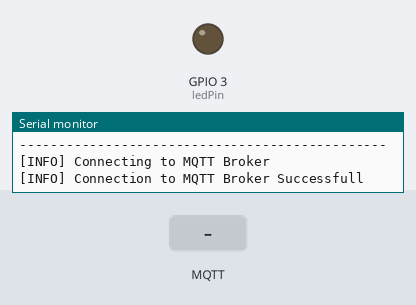
Bench run of a sketch on a simulated ESP32. On the bench: output pins drawn as LEDs (lit = HIGH), the last lines printed to the serial monitor. The test bench sets the inputs (shaded band). WiFi joins after 1.5 s; servers stay silent unless stated; no MQTT or app messages arrive unless stated.

Above: at 3.0 s.
3.1 s: MQTT message "LOW" arrives on the first subscribed topic
At 4.3 s:
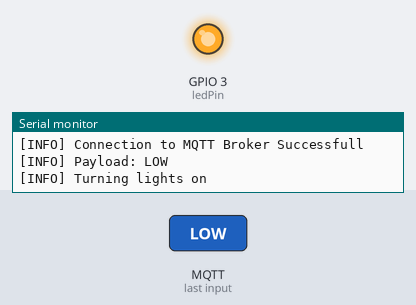
4.6 s: MQTT message "ON" arrives on the first subscribed topic
At 5.5 s:
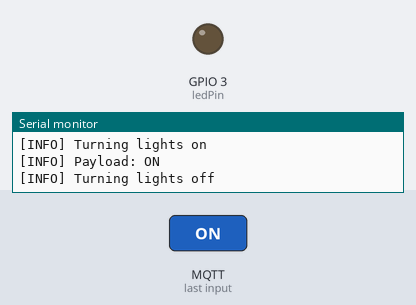
Timing chart, 0 to 7.6 s (numbered marks = the images above; inputs shaded):
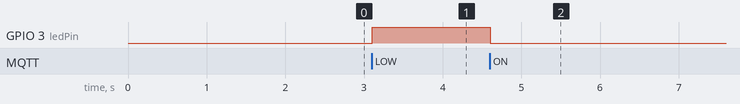

The sketch:

LightingControlDevice.ino
```cpp
/***************************************************************************
 * Sketch Name: M2M Lighting Control Device
 * Description: This sketch illustrates how multiple Arduino devices can
                work together without any human intervention, this sketch
                subcsribes to an MQTT broker which receives messages from
                other Arduino devices monitoring light level
 * Created On:  March 01, 2016
 * Author:      Adeel Javed
 * Book:        Building Arduino Projects for the Internet of Things
 * Chapter:     Chapter 11 - IoT Patterns: Machine to Machine
 * Website:     http://codifythings.com
 **************************************************************************/

/***************************************************************************
 * External Libraries
 **************************************************************************/

#include <SPI.h>
#include <WiFi.h>
#include <PubSubClient.h>

/***************************************************************************
 * Internet Connectivity Setup - Variables & Functions
 **************************************************************************/

char ssid[] = "YOUR_SSID";        // Network SSID (name)
char pass[] = "YOUR_PASSWORD";    // Network Password (use for WPA,
                                  // or use as key for WEP)

int keyIndex = 0;                 // Network Key Index Number
                                  // (needed only for WEP)

int status = WL_IDLE_STATUS;

WiFiClient client;

void connectToInternet()
{
  status = WiFi.status();

  // Check for the presence of the shield
  if (status == WL_NO_SHIELD)
  {
    Serial.println("[ERROR] WiFi Shield Not Present");
    // Do nothing
    while (true);
  }

  // Attempt to connect to WPA/WPA2 Wifi network
  while ( status != WL_CONNECTED)
  {
    Serial.print("[INFO] Attempting Connection - WPA SSID: ");
    Serial.println(ssid);

    status = WiFi.begin(ssid, pass);
  }

  // Connection successful
  Serial.print("[INFO] Connection Successful");
  Serial.print("");
  printConnectionInformation();
  Serial.println("-----------------------------------------------");
  Serial.println("");
}

void printConnectionInformation()
{
  // Print Network SSID
  Serial.print("[INFO] SSID: ");
  Serial.println(WiFi.SSID());

  // Print Router's MAC address
  byte bssid[6];
  WiFi.BSSID(bssid);
  Serial.print("[INFO] BSSID: ");
  Serial.print(bssid[5], HEX);
  Serial.print(":");
  Serial.print(bssid[4], HEX);
  Serial.print(":");
  Serial.print(bssid[3], HEX);
  Serial.print(":");
  Serial.print(bssid[2], HEX);
  Serial.print(":");
  Serial.print(bssid[1], HEX);
  Serial.print(":");
  Serial.println(bssid[0], HEX);

  // Print received signal strength
  long rssi = WiFi.RSSI();
  Serial.print("[INFO] Signal Strength (RSSI): ");
  Serial.println(rssi);

  // Print encryption type
  byte encryption = WiFi.encryptionType();
  Serial.print("[INFO] Encryption Type: ");
  Serial.println(encryption, HEX);

  // Print WiFi Shield's IP address
  IPAddress ip = WiFi.localIP();
  Serial.print("[INFO] IP Address: ");
  Serial.println(ip);

  // Print MAC address
  byte mac[6];
  WiFi.macAddress(mac);
  Serial.print("[INFO] MAC Address: ");
  Serial.print(mac[5], HEX);
  Serial.print(":");
  Serial.print(mac[4], HEX);
  Serial.print(":");
  Serial.print(mac[3], HEX);
  Serial.print(":");
  Serial.print(mac[2], HEX);
  Serial.print(":");
  Serial.print(mac[1], HEX);
  Serial.print(":");
  Serial.println(mac[0], HEX);
}

/***************************************************************************
 * Data Subscribe - Variables & Functions
 **************************************************************************/

// IP address of the MQTT broker
char server[] = {"iot.eclipse.org"};
int port = 1883;
char topic[] = {"codifythings/lightlevel"};

PubSubClient pubSubClient(server, port, callback, client);

void callback(char* topic, byte* payload, unsigned int length)
{
  // Print payload
  String payloadContent = String((char *)payload);
  Serial.println("[INFO] Payload: " + payloadContent);

  if(payloadContent.substring(0,3) == "LOW")
  {
    // Turn lights on/off
    turnLightsOnOff("ON");
  }
  else
  {
    // Turn lights on/off
    turnLightsOnOff("OFF");
  }
}

/***************************************************************************
 * Controller - Variables & Functions
 **************************************************************************/

int ledPin = 3;

void turnLightsOnOff(String action)
{
  // Check if lights are currently on or off
  if(action == "ON")
  {
    //Turn lights on
    Serial.println("[INFO] Turning lights on");
    digitalWrite(ledPin, HIGH);
  }
  else
  {
    // Turn lights off
    Serial.println("[INFO] Turning lights off");
    digitalWrite(ledPin, LOW);
  }
}

/***************************************************************************
 * Standard Arduino Functions - setup(), loop()
 **************************************************************************/

void setup()
{
  // Initialize serial port
  Serial.begin(9600);

  // Connect Arduino to internet
  connectToInternet();

  // Set LED pin mode
  pinMode(ledPin, OUTPUT);

  //Connect MQTT Broker
  Serial.println("[INFO] Connecting to MQTT Broker");
  if (pubSubClient.connect("arduinoClient"))
  {
    Serial.println("[INFO] Connection to MQTT Broker Successfull");
    pubSubClient.subscribe(topic);
  }
  else
  {
    Serial.println("[INFO] Connection to MQTT Broker Failed");
  }
}

void loop()
{
  // Wait for messages from MQTT broker
  pubSubClient.loop();
}
```

Measured:
- after the input at 3.1 s, GPIO 3 (ledPin): LOW → HIGH at once
- after the input at 4.6 s, GPIO 3 (ledPin): HIGH → LOW at once
